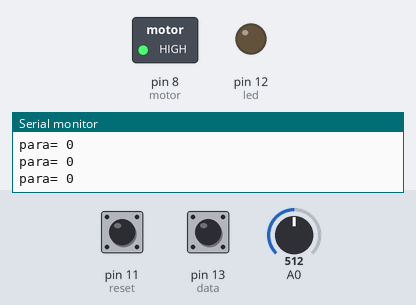
Recording of a sketch running on a simulated Arduino Uno, built with avr-gcc and run on an emulated ATmega328P. On the bench: switched loads named in the sketch (green lamp = pin HIGH), output pins drawn as LEDs (lit = HIGH), the last lines printed to the serial monitor. The inputs (shaded band) are chosen by the test bench; at power-on: pin 13 (data) LOW, pin 11 (reset) LOW, A0 = 512.

Above: at 1.2 s.
1.3 s: pin 13 (data) pulsed HIGH 2 times (0.12 s each, 0.3 s apart)
At 2.7 s:
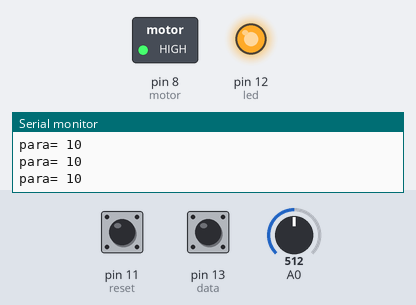
3.4 s: pin 11 (reset) pulled HIGH for 0.15 s
At 4.2 s:
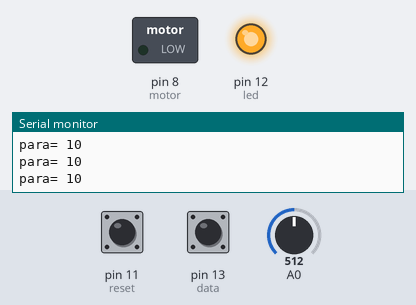
Timing chart, 0 to 6.4 s (numbered marks = the images above; inputs shaded):
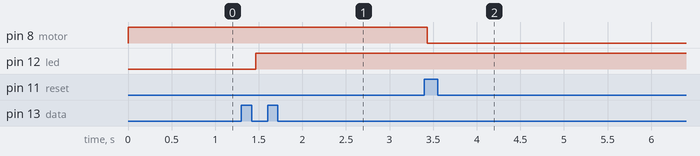

The sketch:

bill_acceptor_reading.ino
```cpp
#define motor 8                                                                       //--------------------------//
#define reset 11                                                                      //GİRİŞ ÇIKIŞLAR AYARLANIYOR//
#define led 12                                                                        //                          //
#define data 13                                                                       //--------------------------//

int sensorDigit = 0, sensorDurum = 0, paraSayac = 0, bosta = 0,                       //DEĞİŞKENLER TANIMLANIYOR VE DEĞER ATANIYOR//
para = 0, paraDurum = 0, butonDurum = 0, butonSayac = 0;                              //------------------------------------------//

int buton, giris, sensor;                                                             //DEĞİŞKENLER ATANIYOR//
void setup() {//----------------------------------------------------------------------------------------------------------------------------------------------------------------------------------------//
   Serial.begin(9600);                                                             //SERİ EKRAN KULLANILACAĞI ZAMAN AKTİF EDİLMESİ GEREK!!!//                                                        //
                                                                                                                                                                                                        //
  pinMode(motor, OUTPUT);                                                             //---------------------------------//                                                                             //
  pinMode(led, OUTPUT);                                                               //GPIO'LARIN I/O DURUMU AYARLANIYOR//                                                                             //
  pinMode(reset, INPUT);                                                              //                                 //                                                                             //
  pinMode(data, INPUT);                                                               //---------------------------------//                                                                             //
                                                                                                                                                                                                        //
  digitalWrite(motor,1);                                                              //BAŞLANGIÇ İÇİN HER İHTİMALE KARŞI MOTOR DURDURULUP//                                                            //
  digitalWrite(led,0);                                                                //LED SÖNDÜRÜLÜYOR----------------------------------//                                                            //
}                                                                                                                                                                                                       //
                                                                                                                                                                                                        //
void loop() {//-----------------------------------------------------------------------------------------------------------------------------------------------------------------------------------------//
  buton = digitalRead(reset);                                                         //OKUNMASI GEREKEN DEĞERLER OKUNUYOR//
  giris = digitalRead(data);                                                          //                                  //
  sensor = analogRead(A0);                                                            //----------------------------------//

  if (giris != paraDurum && giris == 1){                                              //BILL ACCEPTOR'DAN PARA OKUNUYOR//
    para = para+5;                                                                    //                               //
  }                                                                                   //                               //
  paraDurum = giris;                                                                  //                               //
  delay(25);                                                                          //-------------------------------//
                                                                                      //------------------------------------------------------------------------------------------//
  if (para > 0){                                                                      //BU KISIM PARA GİRER GİRMEZ DEVREYE GİRİYOR VE SIRASI İLE                                  //
                                                                                      //                                                                                          //
    if (sensor < 990){                                                                //SENSOR OKUNUP EĞER 990'DAN KÜÇÜKSE                                                        //
     sensorDigit = 1;                                                                 //1 OLARAK AYARLANIYOR                                                                      //
    }                                                                                 //                                                                                          //
    else{                                                                             //DEĞİLSE 0 OLARAK AYARLANIYOR                                                              //
      sensorDigit = 0;                                                                //                                                                                          //
    }                                                                                 //                                                                                          //
                                                                                      //                                                                                          //
    if (giris == paraDurum && giris == 0){                                            //"giriş" "paraDurum"'a eşitse ve "giriş" 0 ise                                             //
       digitalWrite (led, 1);                                                         //ledi yak                                                                                  //
                                                                                      //                                                                                          //
      if (buton != butonDurum && buton == 1){                                         //"buton" "butonDurum"'dan farklı ise ve "buton" 1 ise                                      //
        butonSayac = 1;                                                               //"butonSayac"'ı 1 yap                                                                      //
        digitalWrite (motor, 0);                                                      //motoru sür                                                                                //
        }                                                                             //                                                                                          //
        butonDurum = buton;                                                           //"butonDurum"'u "buton"'a eşitle                                                           //
        if (sensorDigit != sensorDurum && sensorDigit == 1 && butonSayac == 1){       //"sensorDigit" "sensurDurum"'a eşit değilse ve "sensorDigit" 1 ise ve "butonSayac 1 ise    //
            paraSayac = paraSayac+1;                                                  //"paraSayac"'ı 1 artır                                                                     //
                                                                                      //                                                                                          //
          if (paraSayac < para){                                                      //"paraSayac" "para"'dan küçükse                                                            //
            digitalWrite(motor, 0);                                                   //motoru sürdür                                                                             //
            }                                                                         //                                                                                          //
          else if (paraSayac == para || paraSayac > para){                            //eğer değil de  "paraSayac" "para"'ya eşitse veya "paraSayac" "para"'dan büyükse           //
            digitalWrite(motor, 1);                                                   //motoru durdur                                                                             //
            para = 0;                                                                 //"para" değişkenini 0'la                                                                   //
            paraSayac = 0;                                                            //"paraSayac" değişkenini 0'la                                                              //
            butonSayac = 0;                                                           //"butonSayac"'değişkenini 0'la                                                             //
            digitalWrite(led, 0);                                                     //ledi söndür                                                                               //
            }                                                                         //                                                                                          //
          }                                                                           //                                                                                          //
          sensorDurum = sensorDigit;                                                  //"sensorDurum"'u "sensorDigit"'e eşitle                                                    //
    }                                                                                 //------------------------------------------------------------------------------------------//

      Serial.println("");                                                           //-------------------------------------------------------------------//
      Serial.print("para= ");                                                       //                                                                   //
      Serial.println(para);                                                         //                                                                   //
    //  Serial.print("sensorDigit= ");                                                //                                                                   //
    //  Serial.println(sensorDigit);                                                  //                                                                   //
    //  Serial.print("sensorDurum= ");                                                //BU KISIM BELİRTİLEN DURUMLAR BİLGİSAYARDA SERİ EKRANDA GÖSTERİLMEK //
    //  Serial.println(sensorDurum);                                                  //İSTEDİĞİ ZAMAN YUKARIDAKİ "Serial.begin(9600);" KISMI İLE BERABER  //
    //  Serial.print("paraSayac= ");                                                  //AKTİF EDİLMESİ GEREKMEKTEDİR!!!                                    //
    //  Serial.println(paraSayac);                                                    //                                                                   //
    //  Serial.print("buton= ");                                                      //                                                                   //
    //  Serial.println(buton);                                                        //                                                                   //
    //  Serial.print("butonsayac= ");                                                 //                                                                   //
    //  Serial.println(butonSayac);                                                   //-------------------------------------------------------------------//
    }
      Serial.println("");                                                           //-------------------------------------------------------------------//
      Serial.print("para= ");                                                       //                                                                   //
      Serial.println(para);                                                         //                                                                   //

  }
```

Measured:
- after the input at 1.3 s, pin 12 (led): LOW → HIGH after 0.17 s
- after the input at 3.4 s, pin 8 (motor): HIGH → LOW at once
